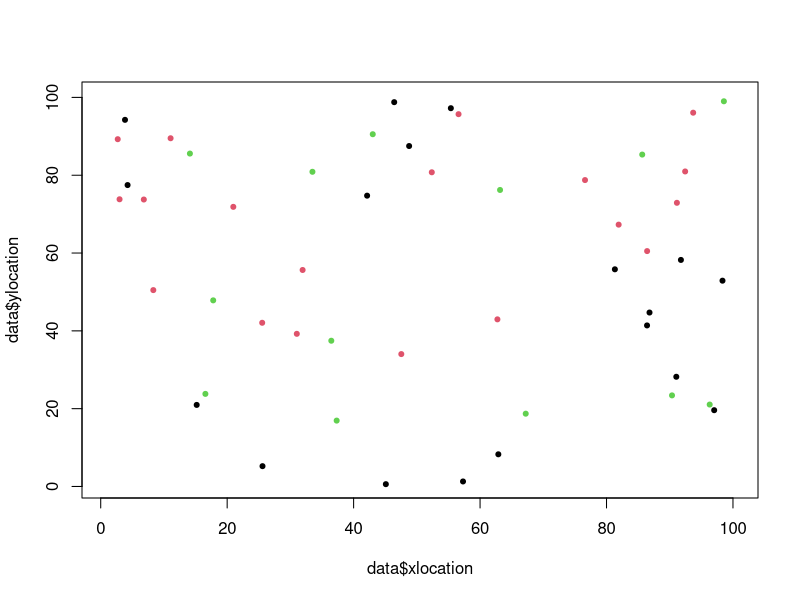

Source code (R): (Note: this script raises an error after producing the figure.)
### This version of the model still has a "phenomenological" density function that won't be in the final code.
#BetaCode branch has a version without this function, and with slightly more organized code, but not totally parameteerized yet



#Load packages
library(tidyverse) 
library(gridExtra)


### Initialize params ###

# Set up a grid to represent land
#Place individuals on plot
xsize = ysize = 100
numInd = 50
numSpecies = 3
data <-  tibble("ID" = 1:numInd, "age" = sample(150, numInd, replace = TRUE), 
                 species = sample(numSpecies, numInd, replace = TRUE), "xlocation" = runif(numInd, 0, 100), 
                 "ylocation" = runif(numInd,0,100), "parentalDistance" = 0)

herbivores <- data %>%  slice_sample(n = 25) %>% select(-c(ID, age, parentalDistance))
herbivores <- herbivores %>% mutate(ID = 1:nrow(herbivores), age = 0)
plot(data$xlocation, data$ylocation, col = data$species, pch = 20, xlim = c(1,100), ylim = c(1,100))

#Set up rates of birth/death/growth etc...
deltaT = 1 #1 year periods of growth
ageChange = deltaT
maxAge = 150
seeds = 2
dispParam = 10 #dispersalParam
DensParam = 4 #DensityParam
DensParam1 = 2
uniqueSp = unique(data$species)
numYears = 10000

#Herbivore initials
HerbDensParam = 4.8
HerbEffectiveness = 2.3

speciesPop = NULL
herbPop = NULL
agePops = NULL
herbAgePop = NULL





### MAIN LOOP ####


for(t in seq(0, numYears, by = deltaT)){ 
  #grow
  data$age = data$age + deltaT
  herbivores$age = herbivores$age + 1
  
  #disperse seeds/
  Ind = data[1, ]
  babies <- dispersal(data)
  #survival of seeds
  babies <- seedPredation(babies, babies$parentalDistance)
  data <- bind_rows(data, babies)
  #Background death of adults. Death rate decreases with age
  data <- backgroundDeath(data, data$age)
  
  #Conspecific density death
  livePastDens = NULL
  for (k in 1:length(uniqueSp)){
    sp = uniqueSp[k]
    subPop = subset(data, species == sp)
    survived <- densityPredation(subPop)
    livePastDens <-  bind_rows(livePastDens, survived)
    livePastDens <- livePastDens[order(livePastDens$ID), ]
  }
  data <- livePastDens
  #trees over max age die
  
  countSpecies <- speciesSize(data$species)
  speciesPop <-  bind_rows(speciesPop, countSpecies)
  
  #Herbivores die
  herbivores <- herbivoreDeath(data, herbivores)
  
  
  #Herbivores reproduce
  newHerbivores <- herbivoreGrowth(data, herbivores)
  herbivores <- bind_rows(herbivores, newHerbivores)
  herbivores <- herbivores[!duplicated(herbivores$xlocation) & !duplicated(herbivores$ylocation),]
  
  #Supplemental
  countHerbs <- speciesSize(herbivores$species)
  herbPop <- bind_rows(herbPop, countHerbs)
  
  #Herbivores damage trees
  data <-  herbivory(data, herbivores)
  
  
  #Supp  functions
  ages <- tibble("gen" = t, "babies" = nrow(subset(data, age < 6)), "young" = nrow(subset(data, age >= 6 & age <=20)), "middle aged" = nrow(subset(data, age > 20 &
                                                                                                   age < 50)), 
                 "old" = nrow(subset(data, age >= 50)))
  
  herbAges <- tibble("gen" = t, "babies" = nrow(subset(herbivores, age < 6)), 
                     "young" = nrow(subset(herbivores, age >= 6 & age <=20)),
                     "middle aged" = nrow(subset(herbivores, age > 20 &                                                                                                                                 age < 50)), 
                     "old" = nrow(subset(herbivores, age >= 50)))
  
  agePops <- bind_rows(agePops, ages)
  herbAgePop <- bind_rows(herbAgePop, herbAges)
  #plot(data$xlocation, data$ylocation, col = data$species, pch = 20, xlim = c(1,100), ylim = c(1,100))
  #plot(herbivores$xlocation, herbivores$ylocation, col = herbivores$species, pch = 20, xlim = c(1,100), ylim = c(1,100))
  
  print(t)

}



##### MAIN FUNCTIONS #######

#Disperse 10 seeds per parent
dispersal <- function(Trees){
    babies = NULL
    for (i in 1:nrow(Trees)){
      eachAdult = Trees[i,]
      for (j in 1:seeds){
        baby = Trees[1, ]
        baby$age = as.integer(0)
        baby$ID  = max(data$ID) + (10*(i-1)) + j
        baby$species  =  eachAdult$species
        babyDist = (rnorm(1, mean=0, sd=dispParam))
        xDirection = runif(1)
        baby$xlocation = ((xDirection*babyDist) + eachAdult$xlocation) %% xsize
        baby$ylocation = (((1-xDirection) * babyDist) + eachAdult$ylocation) %% ysize
        baby$parentalDistance = abs(babyDist)
        babies <- bind_rows(babies, baby)
      }
    }
    return(babies)
    
}



#Seeds predated based on distance from parent
seedPredation <- function(Babies, parentalDist){
  babySurv = NULL
  for (i in 1:nrow(Babies)){
    dist = parentalDist[i]
    danger = runif(1)*(1/(dist))
    indLive = danger < .07
    babySurv[i] = indLive
  }
  return(Babies[babySurv, ])
}

#predation based on conspecifics nearby
densityPredation <- function(subPop){
  survived = NULL
  #dead = NULL
  for (i in 1:nrow(subPop)){
    #subPop <- subset(subPop, !(ID %in% dead$ID) )
    neighbors <-  NULL
    ind <- subPop[i, ]
    xNeighbors = data.frame(subset(subPop, xlocation <= ind$xlocation + DensParam & 
                                     xlocation >= ind$xlocation - DensParam
                                   & xlocation != ind$xlocation))
    yNeighbors = data.frame(subset(subPop, ylocation <= ind$ylocation + DensParam & 
                                     ylocation >= ind$ylocation - DensParam
                                   & ylocation != ind$ylocation))
    neighbors = intersect(xNeighbors, yNeighbors)
    neighbors = unique(neighbors)
    prob <- ifelse(nrow(neighbors)>0,  (DensParam1 * (ind$age+1))/(((max(neighbors$age))+1)*
                                                                     (nrow(neighbors))),
                   1.01)
    luck = runif(1)
    if(runif(1) < prob){
      survived <- bind_rows(ind , survived)
    } 
  }
  return(survived)
}

#Natural Background death
backgroundDeath <- function(population, age){
  living = c()
  probDeath = c()
  for (i in 1:nrow(population)){
    probDeath[i] <- ifelse(age[i] > 0,  0.3/(age[i]), 0.3)
    alive <- (runif(1) > probDeath[i])
    living[i] = alive
  }
  return(population[living,])
}






#### HERBIVORY STUFF ######


#Herbivory function: herbivores kill trees
herbivory <- function(trees, herbivores){
  deadTrees = NULL
  for (i in 1:nrow(herbivores)){
    indHerbivore = herbivores[i, ]
    infected = data[data$xlocation == indHerbivore$xlocation  & data$ylocation == indHerbivore$ylocation, ]
    probSurv = (((infected$age+3)) / (((indHerbivore$age)+1)*HerbEffectiveness))
    if(probSurv < 1){
      deadTrees <- bind_rows(deadTrees, infected)
    }
  }
  deadID = deadTrees$ID
  return(subset(trees, !(ID %in% deadID)))
}

herbivoreGrowth <- function(trees, herbivores){
  infectedTrees <- NULL
  for (i in 1:nrow(herbivores)){
    indHerbivore <- herbivores[i, ]
    # for (j in 1:7){
    #   xDisplacement <- (indHerbivore$xlocation + rnorm(1,0, sd = 6))
    #   yDisplacement <- (indHerbivore$ylocation + rnorm(1,0, sd = 6))
    #   infectedTree <- subset(trees, xlocation > xDisplacement - 4 & xlocation < xDisplacement + 4 &
    #                            ylocation > yDisplacement - 4 & ylocation < yDisplacement + 4 &
    #                            xlocation != indHerbivore$xlocation & ylocation != indHerbivore$ylocation &
    #                            species == indHerbivore$species)
    #   infectedTrees <- bind_rows(infectedTrees, infectedTree)
    # }
    infectedTree <- subset(trees, xlocation > indHerbivore$xlocation - HerbDensParam & xlocation < indHerbivore$xlocation + 
                             HerbDensParam & ylocation > indHerbivore$ylocation - 
                             HerbDensParam & ylocation < indHerbivore$ylocation + HerbDensParam &
                            xlocation != indHerbivore$xlocation & ylocation != indHerbivore$ylocation &
                           species == indHerbivore$species)
    infectedTrees <- bind_rows(infectedTrees, infectedTree)
  }
  if(nrow(infectedTrees) > 0){
    newHerbivores <- infectedTrees %>%  select(-c(parentalDistance, ID, age)) %>% 
      mutate(ID = seq(max(herbivores$ID)+1, 
      max(herbivores$ID)+nrow(infectedTrees)), age = 0)
  }else{
    newHerbivores <- NULL
  }
  return(newHerbivores)
}

herbivoreDeath <- function(trees, herbivores){
  dead = NULL
  totalInf = NULL
  for (i in 1:nrow(herbivores)){
    indHerbivore = herbivores[i, ]
    infected = data[data$xlocation == indHerbivore$xlocation  & data$ylocation == indHerbivore$ylocation, ]
    if (nrow(infected) < 1){
      dead <- bind_rows(dead, indHerbivore)
    }
  }
  herbID = dead$ID
  return(subset(herbivores, !(ID %in% herbID)))
}






### SUPPLEMENTAL FUNCTIONS###
#Plot pathogen vs trees
grid.arrange(plotSpecies(speciesPop), plotHerbSpecies(herbPop), ncol = 1)

#Plot the age distribution over time of trees
agePops1 <-  pivot_longer(agePops, cols = !gen, names_to = "Group", values_to = "Count")
agePopGraph <- ggplot(agePops1, aes(gen, Count, color = Group))+
  geom_line()

herbAgePop1 <-  pivot_longer(herbAgePop, cols = !gen, names_to = "Group", values_to = "Count")
herbAgeGraph <- ggplot(herbAgePop1, aes(gen, Count, color = Group))+
  geom_line()

grid.arrange(agePopGraph, herbAgeGraph, ncol = 1)


#plot adult pop
herbivoreOld <- subset(herbivores, age > 50)
herbAgePopOld <-  pivot_longer(herbivoreOld, cols = !gen, names_to = "Group", values_to = "Count")
herbAgeGraph <- ggplot(herbAgePopOld, aes(gen, Count, color = Group))+
  geom_line()


agePopGraph <- ggplot(agePops, aes(gen, old))+
  geom_line()
#Used to plot population over time
plotSize <- function(popSize){
  popTime <- tibble("gen" = c(1:length(popSize)), "population" = popSize)
  plot(popTime$gen, popTime$population, type = "b", col = "blue")
}

#used to plot average density for a specific parameter
densSize <- function(xlocation, ylocation){
  Densities = NULL
  for (i in seq(0,95, by = 5)){
    popSegment = subset(xlocation, xlocation > i & xlocation < i+5)
    Densities = c(Densities, length(popSegment))
  }
  return(mean(Densities))
}

#Track population of each species
speciesSize <- function(speciesTypes){
  a = speciesTypes[speciesTypes == 1]
  b = speciesTypes[speciesTypes == 2]
  c = speciesTypes[speciesTypes == 3]
  
  df <- tibble("Species 1" = length(a), "Species 2" = length(b), "Species 3" = length(c))
  return(df)
}


#Plot amount of each species
plotSpecies <- function(speciesPop){
  speciesPop <- add_column(speciesPop, gen = 1:nrow(speciesPop))
  speciesPop <- pivot_longer(speciesPop, cols = starts_with("Species"), names_to = "Species",
                             names_prefix = "Species ", values_to = "Count")
  ggplot(data = speciesPop, aes(gen, Count, col = Species))+
    geom_point()+
    geom_line()+
    ylim(0, max(speciesPop$Count))+
    ylab("Tree Count")
  
}
plotHerbSpecies <- function(speciesPop){
  speciesPop <- add_column(speciesPop, gen = 1:nrow(speciesPop))
  speciesPop <- pivot_longer(speciesPop, cols = starts_with("Species"), names_to = "Species",
                             names_prefix = "Species ", values_to = "Count")
  ggplot(data = speciesPop, aes(gen, Count, col = Species))+
    geom_point()+
    geom_line()+
    ylim(0, max(speciesPop$Count))+
    ylab("Herbivore Count")
  
}
#If want to track pop/dens put this in main loop and recreate variables popSize and avgDens
#Then use plotSize and densSize functions
popSize = c(popSize, nrow(data))
currentDens <- densSize(data$xlocation, data$ylocation)
avgDens <- c(avgDens, currentDens)

